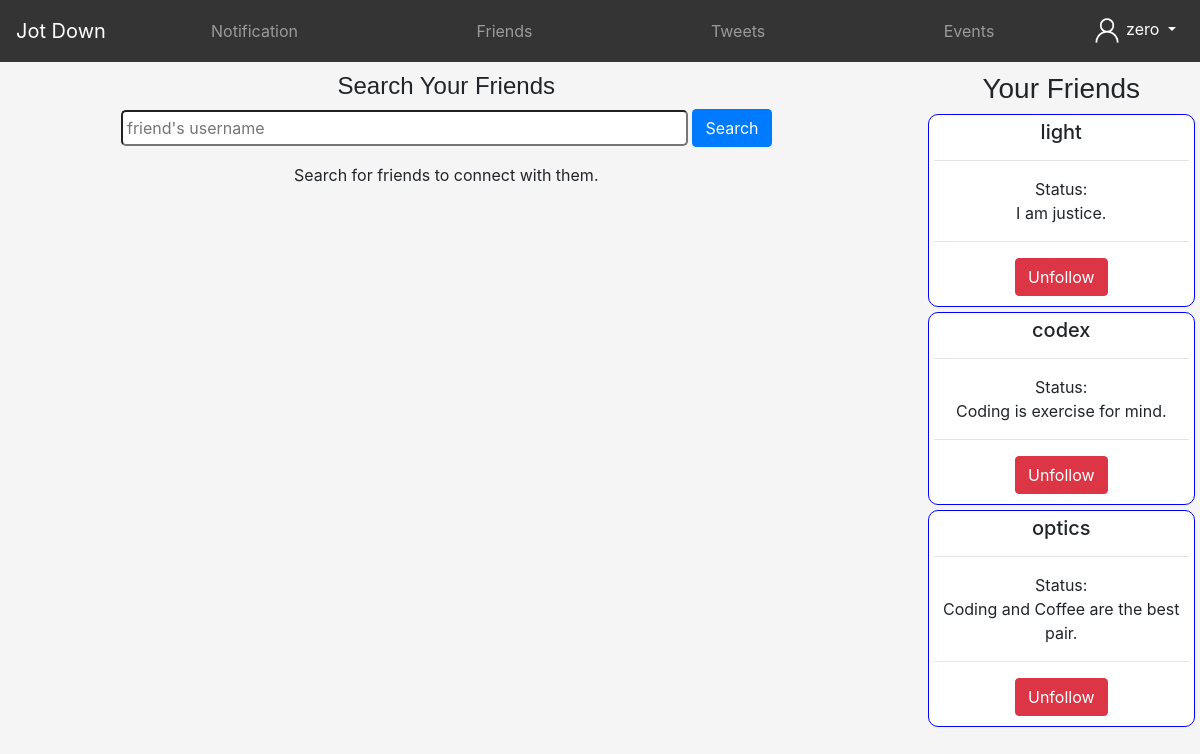
Screenshot of /friends (signed in) with the database file from the repository.
### tables this page shows
CREATE TABLE "Users" (
	"username"	TEXT,
	"email"	TEXT COLLATE UTF16CI,
	"password"	TEXT,
	"id"	INTEGER,
	"status"	TEXT DEFAULT NULL,
	"numFriends"	NUMERIC DEFAULT 0,
	"numEvents"	INTEGER DEFAULT 0,
	"numTweets"	INTEGER DEFAULT 0,
	"friends"	TEXT DEFAULT NULL
);

### main.py (the view, shortened to what this page needs)
@app.route('/friends', methods = ['POST', 'GET'])
def friends():
    if 'id' in session:
        username = session['username']
        friendsdata = fetchFriendsdata(username)
        frndRequests = fetchFriendRequests(username)
        if(len(frndRequests) > 0):
            return render_template('friends.html', msg = "Search for friends to connect with them.", friends = friendsdata, alert = len(frndRequests))
        return render_template('friends.html', msg = "Search for friends to connect with them.", friends = friendsdata)
    return render_template('friends.html', msg = "Search for friends to connect with them.")

### pydb.py (called while the page is built)
def fetchUser(username):
    conn = sqlite3.connect('database.db')
    cur = conn.cursor()
    cur.execute("SELECT * FROM Users WHERE username = ?", (username,))
    row = cur.fetchall()
    conn.close()
    print(row)
    return row

def fetchFriends(username):
    data = fetchUser(username)
    friends = []
    if(data[0][8] != None):
        friends = data[0][8].split(',')
    return friends

def fetchFriendsdata(username):
    friends = fetchFriends(username)
    friendsdata = []
    for i in friends:
        frd = fetchUser(i)
        friendsdata.append(frd)
    return friendsdata

def fetchFriendRequests(username):
    con = sqlite3.connect('database.db')
    cur = con.cursor()
    cur.execute("SELECT * FROM frequest WHERE toUser = ?", (username, ))
    row = cur.fetchall()
    con.close()
    return row

### templates/friends.html (shortened to what this page needs)
<!DOCTYPE html>
<html lang="en">
<head>
    <link rel="stylesheet" href="https://cdn.jsdelivr.net/npm/bootstrap@4.5.3/dist/css/bootstrap.min.css">
</head>
<body style="background-color: whitesmoke;">
    <nav class="navbar navbar-expand-md navbar-dark bg-blak sticky-top" style="background-color: rgba(52, 52, 52) !important;">
        <a class="navbar-brand text-white" href="">Jot Down</a>
        <div class="collapse navbar-collapse" id="navmenu">
            <ul class="navbar-nav mx-auto">
                <li class="nav-item">
                    <a href="/notifications" class="nav-link">
                        <center>
                            Notification
                        </center>
                    </a>
                </li>
            </ul>
            <ul class="navbar-nav mx-auto">
                <li class="nav-item">
                    <a href="/friends" class="nav-link">
                        <center>
                            Friends
                        </center>
                    </a>
                </li>
            </ul>
            <ul class="navbar-nav mx-auto">
                <li class="nav-item">
                    <a href="/tweets" class="nav-link">
                        <center>
                            Tweets
                        </center>
                    </a>
                </li>
            </ul>
            <ul class="navbar-nav mx-auto">
                <li class="nav-item">
                    <a href="/events" class="nav-link">
                        <center>
                            Events
                        </center>
                    </a>
            </ul>
            <ul class="navbar-nav">
                <li class="nav-item dropdown text-center">
                    <a class="nav-link dropdown-toggle text-white" href="#" id="navbarDropdown" role="button" data-toggle="dropdown" aria-haspopup="true" aria-expanded="false">
                        <img src="../static/assets/img/person.png" height="30px" width="30px">
                        {{session['username']}}
                    </a>
                </li>
            </ul>
        </div>
    </nav>
      <div class="row" style="margin-top: 10px;">
          <div class="col-sm-9">
              <h4 style="text-align: center; font-family: sans-serif;">Search Your Friends</h4>
                <form action="/friends" method="POST">
                    <div class="wd-100 d-flex justify-content-center" style="align-content: center;">
                        <div class="form-group">
                            <input size="50px" style="align-self: center; vertical-align: middle; padding: 4px; border-radius: 5px;" type="text" placeholder="friend's username" name = "suser" autocomplete="off">
                            <button style="align-self: center;" class="btn btn-primary" type="submit">Search</button>
                        </div>
                    </div>
                </form>
                <div>
                    <div>
                        <p style="text-align: center;">{{msg}}</p>
                    </div>
                </div>
          </div>
          <div class="col-sm-3">
              <h3 style="text-align: center; font-family: sans-serif;">Your Friends</h3>
              {% for friend in friends %}
                {% for data in friend%}
              <div style="background-color: white; margin: 5px; padding: 5px; border-radius: 10px; border: 1px solid blue; align-content: center;">
                  <h5 style="text-align: center;">{{data[0]}}</h5>
                  <hr>
                  <p style="text-align: center;">Status: <br>{{data[4]}}</p>
                  <hr>
                  <form style="align-content: center;" action="/unfollow" method="POST">
                    <div class="wd-100 d-flex justify-content-center" style="align-content: center;">
                        <button class="btn btn-danger" type="submit" style="margin-bottom: 5px;">Unfollow</button>
                    </div>
                  </form>
              </div>
                {% endfor %}
              {% endfor %}
          </div>
      </div>
</body>
</html>

### rows the page displays
Users: username "light", status "I am justice."
Users: username "codex", status "Coding is exercise for mind."
Users: username "optics", status "Coding and Coffee are the best pair."

### other values shown
{{ session['username'] }} "zero"
{{ msg }} "Search for friends to connect with them."
